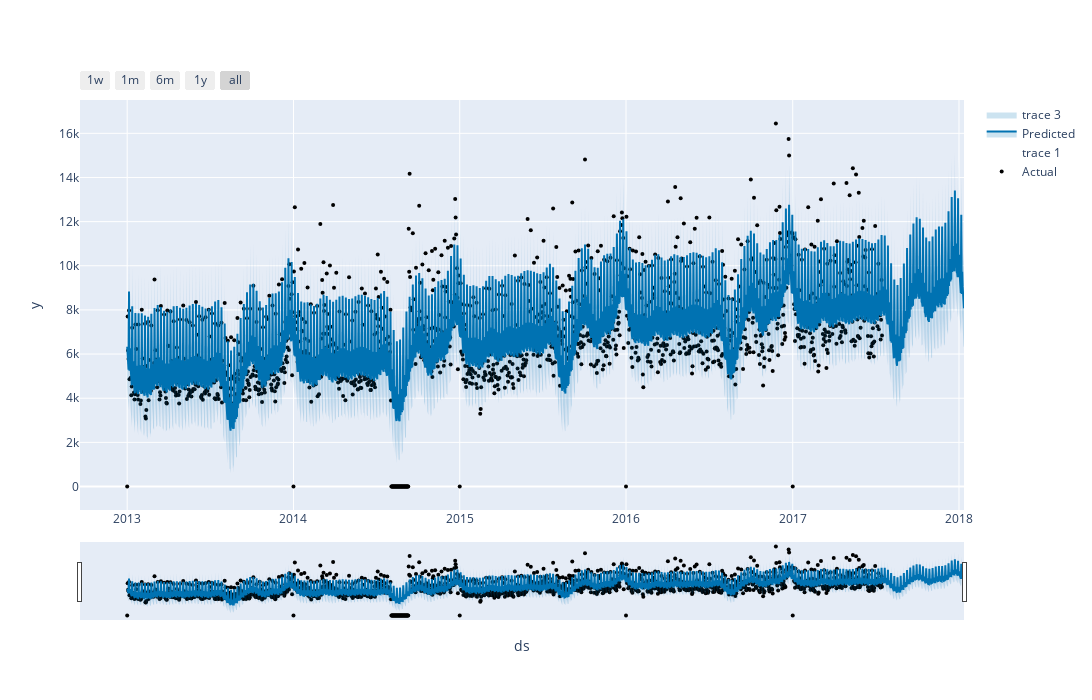

Notebook cell for this chart:
### Code cell
model.plot(forecast)

### Figure 1 — Plotly figure (JSON) as saved in the notebook; plotly's stock layout.template omitted (floating-point values rounded to 4 significant figures; data arrays with more than 128 entries replaced by an {"elided": "..."} marker saying what was removed)
{"data": [{"marker": {"color": "black", "size": 4}, "mode": "markers", "name": "Actual", "type": "scatter", "x": {"elided": "1654 str values"}, "y": {"elided": "1654 float values"}}, {"hoverinfo": "skip", "line": {"width": 0}, "mode": "lines", "type": "scatter", "x": {"elided": "1834 str values"}, "y": {"elided": "1834 float values"}}, {"fill": "tonexty", "fillcolor": "rgba(0, 114, 178, 0.2)", "line": {"color": "#0072B2", "width": 2}, "mode": "lines", "name": "Predicted", "type": "scatter", "x": {"elided": "1834 str values"}, "y": {"elided": "1834 float values"}}, {"fill": "tonexty", "fillcolor": "rgba(0, 114, 178, 0.2)", "hoverinfo": "skip", "line": {"width": 0}, "mode": "lines", "type": "scatter", "x": {"elided": "1834 str values"}, "y": {"elided": "1834 float values"}}], "layout": {"height": 700, "showlegend": true, "width": 1400, "xaxis": {"rangeselector": {"buttons": [{"count": 7, "label": "1w", "step": "day", "stepmode": "backward"}, {"count": 1, "label": "1m", "step": "month", "stepmode": "backward"}, {"count": 6, "label": "6m", "step": "month", "stepmode": "backward"}, {"count": 1, "label": "1y", "step": "year", "stepmode": "backward"}, {"step": "all"}]}, "rangeslider": {"visible": true}, "title": {"text": "ds"}, "type": "date"}, "yaxis": {"title": {"text": "y"}}}}
